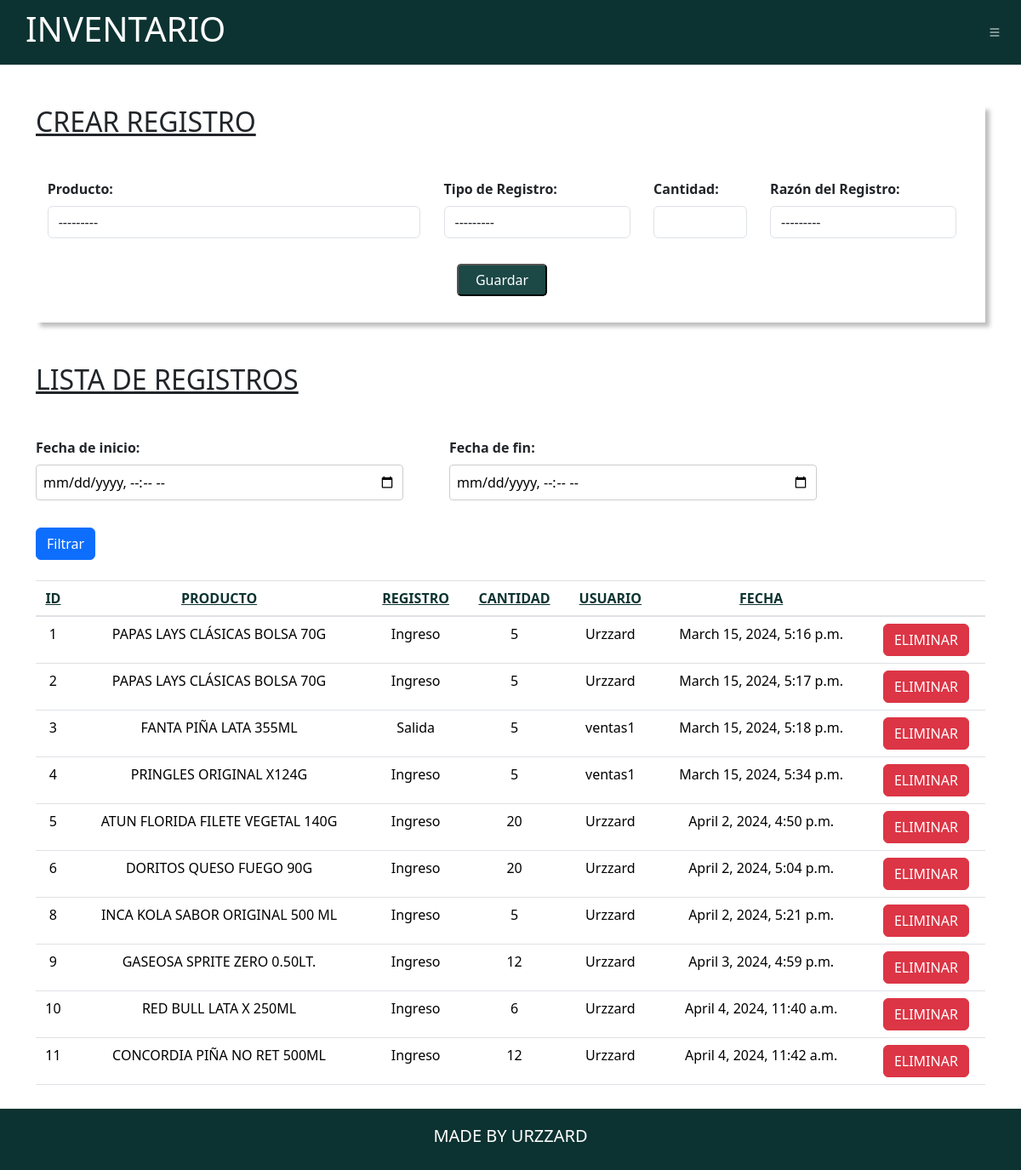
The app's page /registro_productos/ (signed in) with its own data.
### productos/models.py (models this page shows, shortened)
class RegistroProducto(models.Model):
     TIPO_REGISTROS = {
         ('Ingreso', 'Ingreso'),
         ('Salida', 'Salida'),
     }
     RAZON_REGISTROS = {
         ('Traslado', 'Traslado'),
         ('Compra', 'Compra'),
         ('Expiró', 'Expiró'),
     }
     rtipo = models.CharField(max_length=10, choices=TIPO_REGISTROS)
     rcantidad = models.IntegerField()
     rproducto = models.ForeignKey(Producto, on_delete=models.CASCADE)
     rrazon = models.CharField(max_length=20, choices=RAZON_REGISTROS)
     rusuario = models.ForeignKey(User, on_delete=models.CASCADE)
     rfecha = models.DateTimeField(auto_now_add=True)

class Producto(models.Model):
    nombre = models.CharField(max_length=150)
    descripcion = models.TextField()
    cantidad = models.IntegerField()
    precio = models.DecimalField(max_digits=10, decimal_places=2)
    ptipo = models.ForeignKey(TipoProducto, on_delete=models.CASCADE)
    imagen = models.ImageField(upload_to='producto_images/', blank= True, null=True, default='default.jpg')
    def __str__(self):
        return self.nombre + ' - ' + self.ptipo.nombre

### productos/views.py (the view, shortened to what this page needs)
# urls.py: path('registro_productos/', views.CRUDRegistro, name="crud_registro_productos"),
@login_required
def CRUDRegistro(request):
    orden = request.GET.get('orden', 'nombre')
    modo = request.GET.get('modo', 'asc')
    fecha_inicio = request.GET.get('fecha_inicio')
    fecha_fin = request.GET.get('fecha_fin')
    if modo == 'asc':
        sig_modo = 'desc'
    else:
        sig_modo = 'asc'
    if request.method == 'GET':
        pregistro = RegistroProducto.objects.all()
        if fecha_inicio and fecha_fin:
            fecha_inicio = timezone.make_aware(datetime.strptime(fecha_inicio, '%Y-%m-%dT%H:%M'))
            fecha_fin = timezone.make_aware(datetime.strptime(fecha_fin, '%Y-%m-%dT%H:%M'))
            pregistro = pregistro.filter(rfecha__range=[fecha_inicio, fecha_fin])
        if orden in ['id', 'rproducto', 'rtipo', 'rcantidad', 'rusuario', 'rfecha']:
            if modo == 'asc':
                pregistro = pregistro.order_by(orden)
            else:
                pregistro = pregistro.order_by('-' + orden)
        else:
            pregistro = pregistro.order_by('rfecha')
        rform = RegistroProductoForm()
    return render(request, 'productos/registro_productos.html',{
        'pregistro': pregistro,
        'rform': rform,
        'orden': orden,
        'sig_modo': sig_modo,
        'fecha_inicio': fecha_inicio,
        'fecha_fin': fecha_fin,
    })

### productos/forms.py
class RegistroProductoForm(forms.ModelForm):
    class Meta:
        model = RegistroProducto
        fields = ['rtipo', 'rcantidad', 'rproducto', 'rrazon']
        labels = {
            'rtipo': 'Tipo de Registro',
            'rcantidad': 'Cantidad',
            'rproducto': 'Producto',
            'rrazon': 'Razón del Registro'
        }
        widgets ={
            'rtipo': forms.Select(attrs={'class': 'form-control'}),
            'rcantidad': forms.NumberInput(attrs={'class': 'form-control'}),
            'rproducto': forms.Select(attrs={'class': 'form-control'}),
            'rrazon': forms.Select(attrs={'class': 'form-control'}),
        }

### productos/templates/productos/registro_productos.html (shortened to what this page needs)
{% extends 'layouts/base.html' %}
    {% load static %}
    {% block content %}
    <div class="container">
        <div class="crear">
            <h2 class="my-5">CREAR REGISTRO</h2>
            <form action="" method="POST">
                <div class="crprod mb-4">
                    <div class="crprod-prod">
                        {{rform.rproducto.label_tag}}
                        {{rform.rproducto}}
                    </div>
                    <div class="crprod-tipo">
                        {{rform.rtipo.label_tag}}
                        {{rform.rtipo}}
                    </div>
                    <div class="crprod-cantidad">
                        {{rform.rcantidad.label_tag}}
                        {{rform.rcantidad}}
                    </div>
                    <div class="crprod-razon">
                        {{rform.rrazon.label_tag}}
                        {{rform.rrazon}}
                    </div>
                </div>
                <div class="btpin">
                    <button>Guardar</button>
                </div>
            </form>
        </div>
        <div class="mostrar">
            <h2 class="my-5">LISTA DE REGISTROS</h2>
            <div class="filtro-tiempo">
                <form method="GET" action="">
                    <div class="row mb-4 ">
                        <div class="f-inicio col-3">
                            <label for="fecha_inicio">Fecha de inicio:</label>
                            <div class="ffiltro">
                                <input type="datetime-local" id="fecha_inicio" name="fecha_inicio" {% if fecha_inicio %} value="{{ fecha_inicio|date:'Y-m-d\TH:i' }}" {% endif %}>
                            </div>
                        </div>
                        <div class="f-fin col-3">
                            <label for="fecha_fin">Fecha de fin:</label>
                            <div class="ffiltro">
                                <input type="datetime-local" id="fecha_fin" name="fecha_fin" {% if fecha_fin %} value="{{ fecha_fin|date:'Y-m-d\TH:i' }}" {% endif %}>
                            </div>
                        </div>
                        <div class="ffecha-btn col-3 my-auto">
                            <label for="">&nbsp;</label>
                            <div>
                            <button class="btn btn-primary" type="submit">Filtrar</button>
                            </div>
                        </div>
                    </div>
                </form>
            </div>
            <table class="m-preg table">
                <thead>
                    <tr>
                        <th><a href="?orden=id&modo={{ sig_modo }}">ID
                        </a></th>
                        <th><a href="?orden=rproducto&modo={{ sig_modo }}">PRODUCTO
                        </a></th>
                        <th><a href="?orden=rtipo&modo={{ sig_modo }}">REGISTRO
                        </a></th>
                        <th><a href="?orden=rcantidad&modo={{ sig_modo }}">CANTIDAD
                        </a></th>
                        <th><a href="?orden=rusuario&modo={{ sig_modo }}">USUARIO
                        </a></th>
                        <th><a href="?orden=rfecha&modo={{ sig_modo }}">FECHA
                        </a></th>
                        <th>&nbsp;</th>
                    </tr>
                </thead>
                <tbody>
                    {% for registrop in pregistro %}
                        {% if fecha_inicio and fecha_fin %}
                            {% if registrop.rfecha >= fecha_inicio and registrop.rfecha <= fecha_fin %}
                                <tr>
                                    <td>{{registrop.id}}</td>
                                    <td>{{registrop.rproducto.nombre}}</td>
                                    <td>{{registrop.rtipo}}</td>
                                    <td>{{registrop.rcantidad}}</td>
                                    <td>{{registrop.rusuario}}</td>
                                    <td>{{registrop.rfecha}}</td>
                                    <td>
                                        <form action="" method="POST">
                                            {% csrf_token %}
                                            <button type="submit" id="eliminarRegistro" name="eliminarRegistro" value="{{registrop.id}}" class="btn btn-danger">ELIMINAR</button>
                                        </form>
                                    </td>
                                </tr>
                            {% endif %}
                        {% else %}
                            <tr>
                                <td>{{registrop.id}}</td>
                                <td>{{registrop.rproducto.nombre}}</td>
                                <td>{{registrop.rtipo}}</td>
                                <td>{{registrop.rcantidad}}</td>
                                <td>{{registrop.rusuario}}</td>
                                <td>{{registrop.rfecha}}</td>
                                <td>
                                    <form action="" method="POST">
                                        <button type="submit" id="eliminarRegistro" name="eliminarRegistro" value="{{registrop.id}}" class="elim-preg-btn btn btn-danger">ELIMINAR</button>
                                    </form>
                                </td>
                            </tr>
                        {% endif %}
                    {% endfor %}
                </tbody>
            </table>
        </div>
    </div>
    {% endblock %}

### productos/static/css/main.css (style rules this page uses)
html { min-height: 100%; position: relative; }
body { font-family: system-ui, -apple-system, BlinkMacSystemFont, 'Segoe UI', Roboto, Oxygen, Ubuntu, Cantarell, 'Open Sans', 'Helvetica Neue', sans-serif; margin: 0; padding: 0; margin-bottom: 100px; }
.container h2 { text-decoration: underline; }
.crear { padding-bottom: 1px; padding-right: 20px; box-shadow: 5px 5px 5px 0px #bebebe; }
.crear label { font-weight: bold; }
.btpin { margin: 30px 0px 30px 0px; display: flex; justify-content: center; }
.btpin button { background: #1C4846; color: white; border-radius: 5px; padding: 5px 20px 5px 20px; }
.mostrar { margin-bottom: 50px; }
.filtro-tiempo label { font-weight: bold; }
.f-inicio input { padding: 8px; border: 1px solid #ccc; border-radius: 4px; box-sizing: border-box; font-size: 16px; width: 100%; }
.f-fin input { padding: 8px; border: 1px solid #ccc; border-radius: 4px; box-sizing: border-box; font-size: 16px; width: 100%; }
table { text-align: center; }
th a { display: flex; justify-content: center; color: #0C3331; }
.crprod { width: 100%; display: flex; justify-content: space-around; flex-wrap: wrap; }
.crprod-prod { width: 40%; position: unset; }
.crprod-tipo { width: 20%; position: unset; }
.crprod-cantidad { width: 10%; position: unset; }
.crprod-razon { width: 20%; position: unset; }
.filtro-tiempo { position: unset; }
.f-inicio { width: 40%; margin-right: 30px; position: unset; }
.f-fin { width: 40%; margin-right: 30px; position: unset; }
.ffecha-btn { position: unset; }

### records on screen
RegistroProducto: id "1", rproducto.nombre "PAPAS LAYS CLÁSICAS BOLSA 70G", rtipo "Ingreso", rcantidad "5", rusuario "Urzzard", rfecha "March 15, 2024, 5:16 p.m."
RegistroProducto: id "2", rproducto.nombre "PAPAS LAYS CLÁSICAS BOLSA 70G", rtipo "Ingreso", rcantidad "5", rusuario "Urzzard", rfecha "March 15, 2024, 5:17 p.m."
RegistroProducto: id "3", rproducto.nombre "FANTA PIÑA LATA 355ML", rtipo "Salida", rcantidad "5", rusuario "ventas1", rfecha "March 15, 2024, 5:18 p.m."
RegistroProducto: id "4", rproducto.nombre "PRINGLES ORIGINAL X124G", rtipo "Ingreso", rcantidad "5", rusuario "ventas1", rfecha "March 15, 2024, 5:34 p.m."
RegistroProducto: id "5", rproducto.nombre "ATUN FLORIDA FILETE VEGETAL 140G", rtipo "Ingreso", rcantidad "20", rusuario "Urzzard", rfecha "April 2, 2024, 4:50 p.m."
RegistroProducto: id "6", rproducto.nombre "DORITOS QUESO FUEGO 90G", rtipo "Ingreso", rcantidad "20", rusuario "Urzzard", rfecha "April 2, 2024, 5:04 p.m."
RegistroProducto: id "8", rproducto.nombre "INCA KOLA SABOR ORIGINAL 500 ML", rtipo "Ingreso", rcantidad "5", rusuario "Urzzard", rfecha "April 2, 2024, 5:21 p.m."
RegistroProducto: id "9", rproducto.nombre "GASEOSA SPRITE ZERO 0.50LT.", rtipo "Ingreso", rcantidad "12", rusuario "Urzzard", rfecha "April 3, 2024, 4:59 p.m."
RegistroProducto: id "10", rproducto.nombre "RED BULL LATA X 250ML", rtipo "Ingreso", rcantidad "6", rusuario "Urzzard", rfecha "April 4, 2024, 11:40 a.m."
RegistroProducto: id "11", rproducto.nombre "CONCORDIA PIÑA NO RET 500ML", rtipo "Ingreso", rcantidad "12", rusuario "Urzzard", rfecha "April 4, 2024, 11:42 a.m."

### other values on screen
{{ rform.rproducto.label_tag }} "Producto:"
{{ rform.rtipo.label_tag }} "Tipo de Registro:"
{{ rform.rcantidad.label_tag }} "Cantidad:"
{{ rform.rrazon.label_tag }} "Razón del Registro:"
